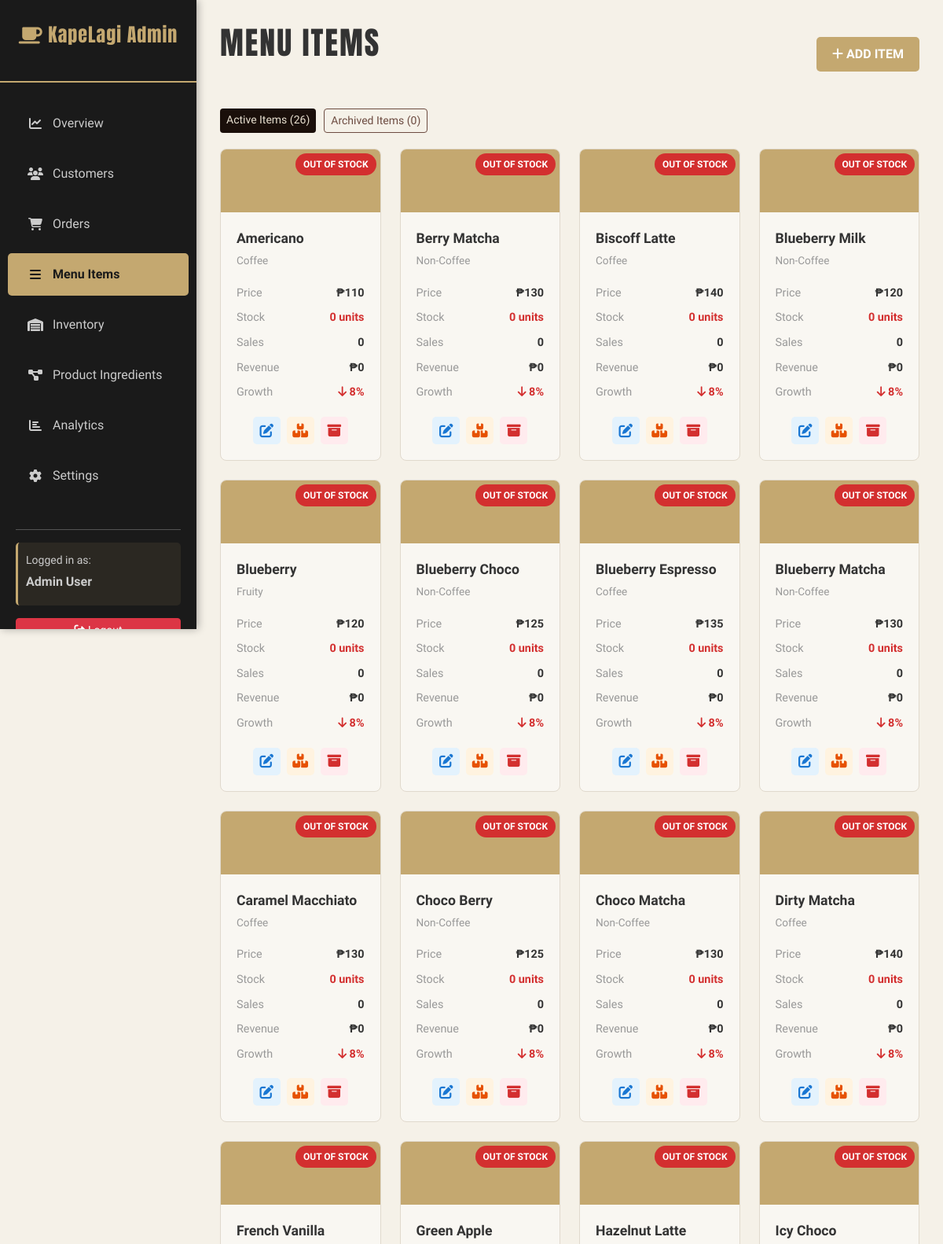
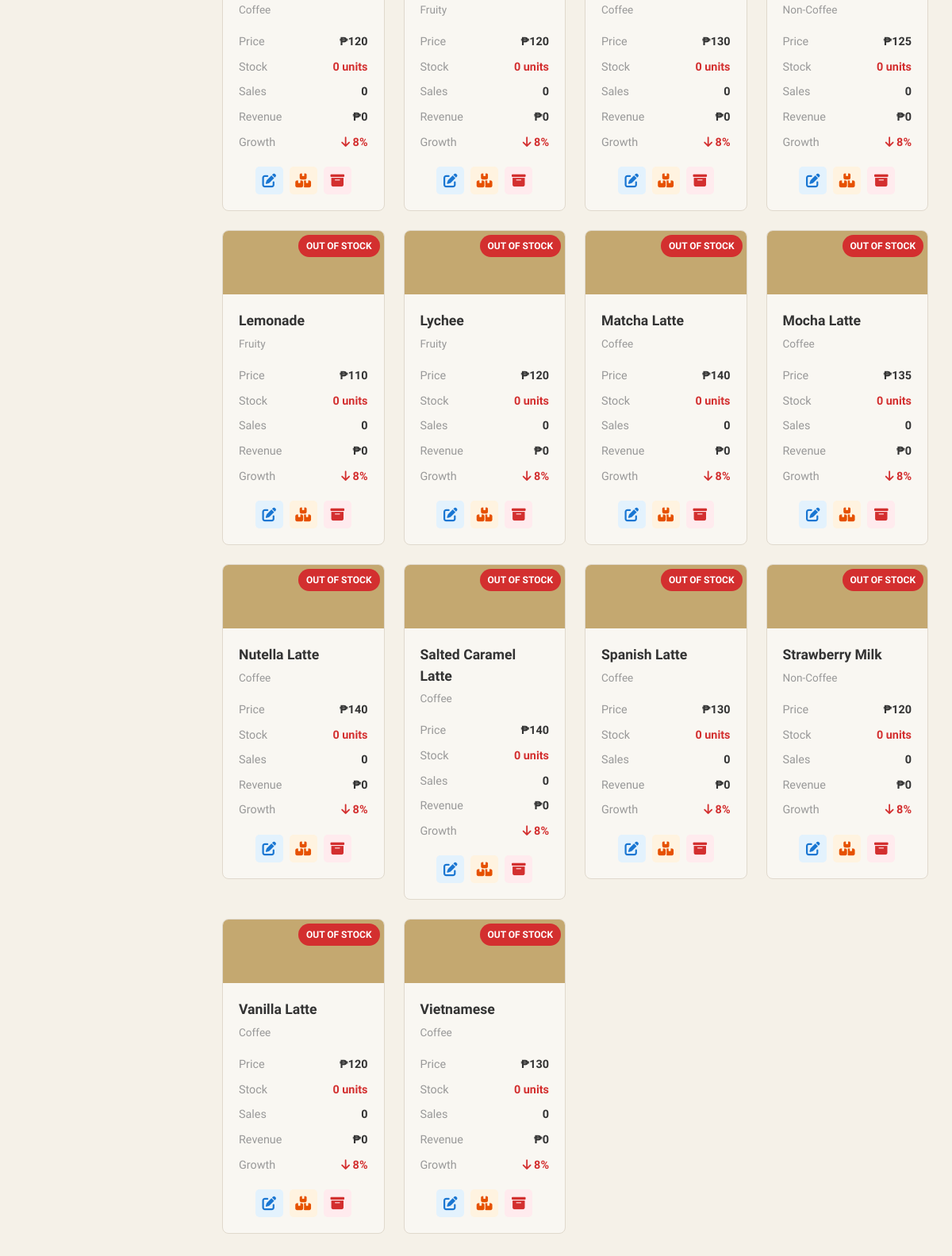
Screenshot of /admin/menu-items.php (signed in) with the database file from the repository (2 pictures, top to bottom).
### tables this page shows
CREATE TABLE `products` (
  `id` int NOT NULL AUTO_INCREMENT,
  `name` varchar(100) NOT NULL,
  `description` text,
  `category` varchar(50) NOT NULL,
  `image_url` varchar(255) DEFAULT NULL,
  `price_16oz` decimal(10,2) DEFAULT NULL,
  `price_22oz` decimal(10,2) DEFAULT NULL,
  `stock` int NOT NULL DEFAULT 0,
  `is_archived` tinyint(1) NOT NULL DEFAULT 0,
  `archived_at` datetime DEFAULT NULL,
  `created_at` timestamp NULL DEFAULT CURRENT_TIMESTAMP,
  PRIMARY KEY (`id`),
  UNIQUE KEY `uq_products_name` (`name`),
  KEY `idx_products_category` (`category`),
  KEY `idx_products_archived` (`is_archived`)
);

### config/db.php (called while the page is built, shortened)
<?php
function get_product_available_stock($conn, $productId, $fallbackStock = 0, $size = null) {
    $productId = (int) $productId;
    if ($size === null || trim((string) $size) === '') {
        $sizesStmt = $conn->prepare("SELECT DISTINCT size FROM product_ingredients WHERE product_id = ? AND size IS NOT NULL AND size <> ''");
        if ($sizesStmt) {
            $sizesStmt->bind_param('i', $productId);
            if ($sizesStmt->execute()) {
                $sizesResult = $sizesStmt->get_result();
            } else {
                $sizesStmt->close();
            }
        }
    }
    $recipeStmt = $conn->prepare("SELECT ingredient_id, quantity_per_unit, unit FROM product_ingredients WHERE product_id = ? AND (size = ? OR size IS NULL OR size = '') ORDER BY CASE WHEN size = ? THEN 0 ELSE 1 END");
    $sizeValue = trim((string) $size);
    $recipeStmt->bind_param('iss', $productId, $sizeValue, $sizeValue);
    if (!$recipeStmt->execute()) {
        $recipeStmt->close();
        return (int) $fallbackStock;
    }
    $recipeResult = $recipeStmt->get_result();
    if (!$recipeResult || $recipeResult->num_rows === 0) {
        return (int) $fallbackStock;
    }
    $availableStock = null;
    return max(0, (int) $availableStock);
}
?>

### admin/menu-items.php (the view, shortened to what this page needs)
<?php
include 'includes/header.php';
$scope = isset($_GET['scope']) && $_GET['scope'] === 'archived' ? 'archived' : 'active';
if ($scope === 'archived') {
    $productScopeWhere = "WHERE (p.is_archived = 1)";
} else {
    $productScopeWhere = "WHERE (p.is_archived = 0 OR p.is_archived IS NULL)";
}
$query = "
    SELECT p.id, p.name, p.description, p.category, p.price_16oz, p.price_22oz, p.stock,
              p.image_url, COALESCE(SUM(oi.quantity), 0) as total_sales,
           COALESCE(SUM(oi.price * oi.quantity), 0) as revenue,
           (SELECT COUNT(*) FROM order_items WHERE product_id = p.id AND DATE_ADD(DATE(created_at), INTERVAL 30 DAY) >= DATE(NOW())) as sales_this_month
    FROM products p
    LEFT JOIN order_items oi ON p.id = oi.product_id
    " . $productScopeWhere . "
    GROUP BY p.id
    ORDER BY revenue DESC
";
$products = $conn->query($query);
$productRows = [];
if ($products) {
    while ($row = $products->fetch_assoc()) {
        $row['available_stock'] = get_product_available_stock($conn, (int) $row['id'], (int) ($row['stock'] ?? 0));
        $productRows[] = $row;
    }
}
$active_count_result = $conn->query("SELECT COUNT(*) AS count FROM products WHERE is_archived = 0 OR is_archived IS NULL");
$archived_count_result = $conn->query("SELECT COUNT(*) AS count FROM products WHERE is_archived = 1");
$active_count = (int) ($active_count_result->fetch_assoc()['count'] ?? 0);
$archived_count = (int) ($archived_count_result->fetch_assoc()['count'] ?? 0);
?>
<div style="display: flex; justify-content: space-between; align-items: center; margin-bottom: 30px;">
    <h1 class="page-title">Menu Items</h1>
    <button class="btn-add-item" onclick="document.getElementById('addItemModal').style.display='block'">
        <i class="fas fa-plus"></i> ADD ITEM
    </button>
</div>
<div style="display: flex; gap: 10px; margin-bottom: 20px; flex-wrap: wrap;">
    <a href="?scope=active" class="btn btn-sm <?php echo $scope === 'active' ? '' : 'btn-outline-dark'; ?>" style="<?php echo $scope === 'active' ? 'background-color: #1A0F0A; color: #E8E0D0; border: none;' : 'border-color: #1A0F0A; color: #1A0F0A;'; ?>">
        Active Items (<?php echo $active_count; ?>)
    </a>
    <a href="?scope=archived" class="btn btn-sm <?php echo $scope === 'archived' ? '' : 'btn-outline-dark'; ?>" style="<?php echo $scope === 'archived' ? 'background-color: #6d4c41; color: #fff; border: none;' : 'border-color: #6d4c41; color: #6d4c41;'; ?>">
        Archived Items (<?php echo $archived_count; ?>)
    </a>
</div>
<div class="row">
    <?php
    if (!empty($productRows)) {
            foreach ($productRows as $product) {
            $avg_price = ($product['price_16oz'] + ($product['price_22oz'] ?? 0)) / 2;
            $growth = $product['sales_this_month'] > 0 ? 8 : -8;
                $available_stock = (int) ($product['available_stock'] ?? $product['stock'] ?? 0);
            $stock_color = '#7cb342';
            $stock_label = 'In Stock';
                if ($available_stock == 0) {
                $stock_color = '#d32f2f';
                $stock_label = 'Out of Stock';
                } elseif ($available_stock < 5) {
                $stock_status = 'low-stock';
                $stock_color = '#fbc02d';
                $stock_label = 'Low Stock';
            }
            ?>
            <div class="col-md-6 col-lg-4 col-xl-3 mb-4">
                <div class="menu-item-card">
                    <div class="menu-item-icon">
                        <span class="stock-badge" style="background-color: <?php echo $stock_color; ?>;">
                            <?php echo htmlspecialchars($stock_label); ?>
                        </span>
                    </div>
                    <div class="menu-item-details">
                        <div class="menu-item-name"><?php echo htmlspecialchars($product['name']); ?></div>
                        <div class="menu-item-category"><?php echo htmlspecialchars($product['category']); ?></div>
                        <div class="menu-item-stat">
                            <span class="menu-item-stat-label">Price</span>
                            <span class="menu-item-stat-value">₱<?php echo number_format($avg_price, 0); ?></span>
                        </div>
                        <div class="menu-item-stat">
                            <span class="menu-item-stat-label">Stock</span>
                            <span class="menu-item-stat-value" style="color: <?php echo $stock_color; ?>; font-weight: bold;">
                                <?php echo $available_stock; ?> units
                            </span>
                        </div>
                        <div class="menu-item-stat">
                            <span class="menu-item-stat-label">Sales</span>
                            <span class="menu-item-stat-value"><?php echo $product['total_sales']; ?></span>
                        </div>
                        <div class="menu-item-stat">
                            <span class="menu-item-stat-label">Revenue</span>
                            <span class="menu-item-stat-value">₱<?php echo number_format($product['revenue'], 0); ?></span>
                        </div>
                        <div class="menu-item-stat">
                            <span class="menu-item-stat-label">Growth</span>
                            <span class="menu-item-stat-value" style="color: <?php echo $growth > 0 ? '#7cb342' : '#d32f2f'; ?>">
                                <i class="fas fa-arrow-<?php echo $growth > 0 ? 'up' : 'down'; ?>"></i> <?php echo abs($growth); ?>%
                            </span>
                        </div>
                        <div style="margin-top: 15px; display: flex; gap: 8px; justify-content: center; flex-wrap: wrap;">
                            <button class="btn-action btn-edit" title="Edit" onclick="openEditModal(<?php echo $product['id']; ?>, '<?php echo htmlspecialchars($product['name']); ?>', '<?php echo htmlspecialchars($product['category']); ?>', '<?php echo htmlspecialchars($product['description']); ?>', <?php echo $product['price_16oz']; ?>, <?php echo $product['price_22oz']; ?>, <?php echo $available_stock; ?>)">
                                <i class="fas fa-edit"></i>
                            </button>
                            <button class="btn-action btn-stock" title="Update Stock" onclick="openStockModal(<?php echo $product['id']; ?>, '<?php echo htmlspecialchars($product['name']); ?>', <?php echo $available_stock; ?>)">
                                <i class="fas fa-boxes"></i>
                            </button>
                            <?php if ($scope === 'archived'): ?>
                                <button class="btn-action btn-stock" title="Restore" onclick="restoreMenuItem(<?php echo $product['id']; ?>, '<?php echo htmlspecialchars($product['name']); ?>')">
                                    <i class="fas fa-rotate-left"></i>
                                </button>
                            <?php else: ?>
                                <button class="btn-action btn-delete" title="Archive" onclick="archiveMenuItem(<?php echo $product['id']; ?>, '<?php echo htmlspecialchars($product['name']); ?>')">
                                    <i class="fas fa-box-archive"></i>
                                </button>
                            <?php endif; ?>
                        </div>
                    </div>
                </div>
            </div>
            <?php
        }
    } else {
        echo '<div class="col-12"><p style="text-align: center; color: #999; padding: 40px;">No menu items yet</p></div>';
    }
    ?>
</div>
<?php include 'includes/footer.php'; ?>

### rows the page displays
products: stock_label "OUT OF STOCK", name "Americano", category "Coffee", avg_price "110", available_stock "0", total_sales "0", revenue "0", growth "8"
products: stock_label "OUT OF STOCK", name "Berry Matcha", category "Non-Coffee", avg_price "130", available_stock "0", total_sales "0", revenue "0", growth "8"
products: stock_label "OUT OF STOCK", name "Biscoff Latte", category "Coffee", avg_price "140", available_stock "0", total_sales "0", revenue "0", growth "8"
products: stock_label "OUT OF STOCK", name "Blueberry Milk", category "Non-Coffee", avg_price "120", available_stock "0", total_sales "0", revenue "0", growth "8"
products: stock_label "OUT OF STOCK", name "Blueberry", category "Fruity", avg_price "120", available_stock "0", total_sales "0", revenue "0", growth "8"
products: stock_label "OUT OF STOCK", name "Blueberry Choco", category "Non-Coffee", avg_price "125", available_stock "0", total_sales "0", revenue "0", growth "8"
products: stock_label "OUT OF STOCK", name "Blueberry Espresso", category "Coffee", avg_price "135", available_stock "0", total_sales "0", revenue "0", growth "8"
products: stock_label "OUT OF STOCK", name "Blueberry Matcha", category "Non-Coffee", avg_price "130", available_stock "0", total_sales "0", revenue "0", growth "8"
products: stock_label "OUT OF STOCK", name "Caramel Macchiato", category "Coffee", avg_price "130", available_stock "0", total_sales "0", revenue "0", growth "8"
products: stock_label "OUT OF STOCK", name "Choco Berry", category "Non-Coffee", avg_price "125", available_stock "0", total_sales "0", revenue "0", growth "8"
products: stock_label "OUT OF STOCK", name "Choco Matcha", category "Non-Coffee", avg_price "130", available_stock "0", total_sales "0", revenue "0", growth "8"
products: stock_label "OUT OF STOCK", name "Dirty Matcha", category "Coffee", avg_price "140", available_stock "0", total_sales "0", revenue "0", growth "8"
products: stock_label "OUT OF STOCK", name "French Vanilla", category "Coffee", avg_price "120", available_stock "0", total_sales "0", revenue "0", growth "8"
products: stock_label "OUT OF STOCK", name "Green Apple", category "Fruity", avg_price "120", available_stock "0", total_sales "0", revenue "0", growth "8"
products: stock_label "OUT OF STOCK", name "Hazelnut Latte", category "Coffee", avg_price "130", available_stock "0", total_sales "0", revenue "0", growth "8"
products: stock_label "OUT OF STOCK", name "Icy Choco", category "Non-Coffee", avg_price "125", available_stock "0", total_sales "0", revenue "0", growth "8"
products: stock_label "OUT OF STOCK", name "Lemonade", category "Fruity", avg_price "110", available_stock "0", total_sales "0", revenue "0", growth "8"
products: stock_label "OUT OF STOCK", name "Lychee", category "Fruity", avg_price "120", available_stock "0", total_sales "0", revenue "0", growth "8"
products: stock_label "OUT OF STOCK", name "Matcha Latte", category "Coffee", avg_price "140", available_stock "0", total_sales "0", revenue "0", growth "8"
products: stock_label "OUT OF STOCK", name "Mocha Latte", category "Coffee", avg_price "135", available_stock "0", total_sales "0", revenue "0", growth "8"
products: stock_label "OUT OF STOCK", name "Nutella Latte", category "Coffee", avg_price "140", available_stock "0", total_sales "0", revenue "0", growth "8"
products: stock_label "OUT OF STOCK", name "Salted Caramel Latte", category "Coffee", avg_price "140", available_stock "0", total_sales "0", revenue "0", growth "8"
products: stock_label "OUT OF STOCK", name "Spanish Latte", category "Coffee", avg_price "130", available_stock "0", total_sales "0", revenue "0", growth "8"
products: stock_label "OUT OF STOCK", name "Strawberry Milk", category "Non-Coffee", avg_price "120", available_stock "0", total_sales "0", revenue "0", growth "8"
products: stock_label "OUT OF STOCK", name "Vanilla Latte", category "Coffee", avg_price "120", available_stock "0", total_sales "0", revenue "0", growth "8"
products: stock_label "OUT OF STOCK", name "Vietnamese", category "Coffee", avg_price "130", available_stock "0", total_sales "0", revenue "0", growth "8"

### other values shown
get_user_name() "Admin User"
$active_count "26"
$archived_count "0"
